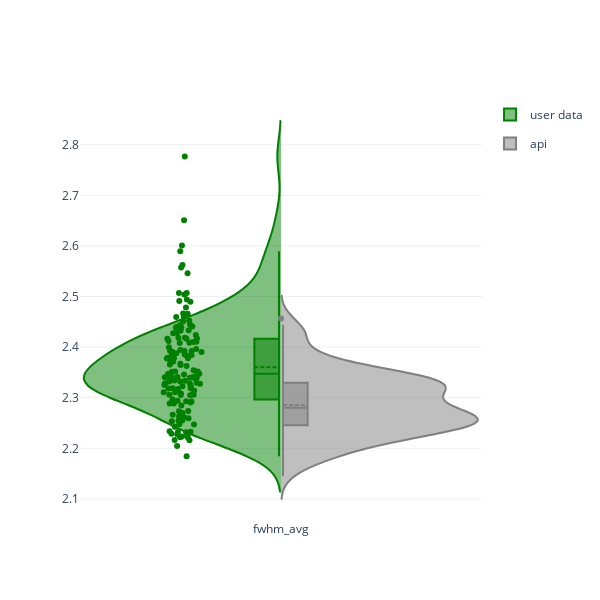
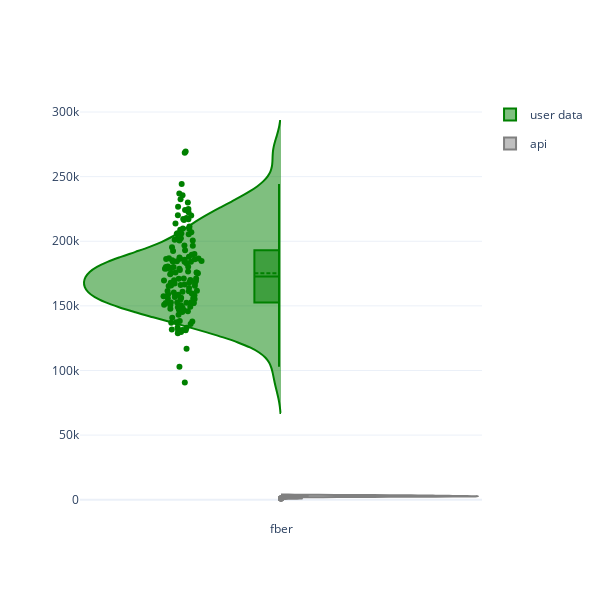
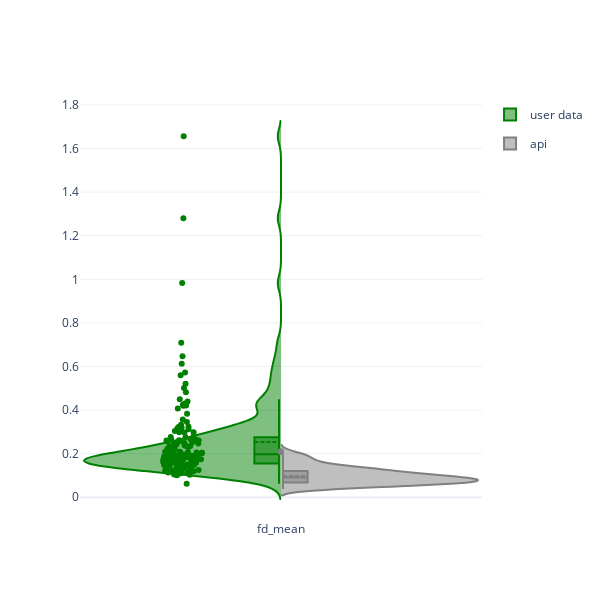
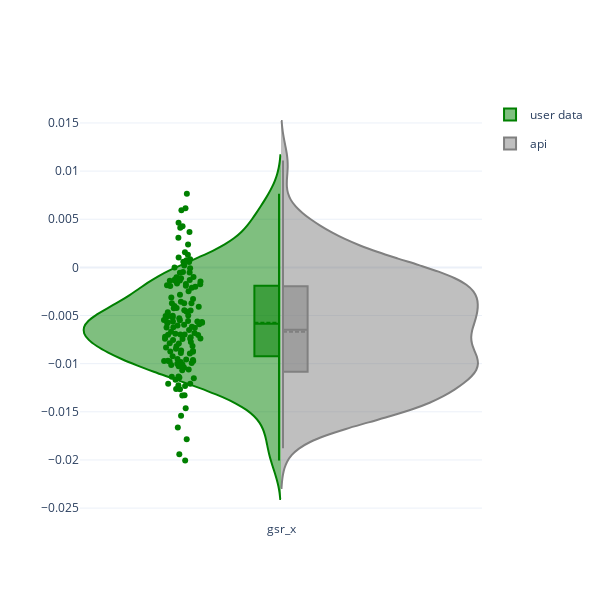

The notebook cell these images were saved under, in order:
### Code cell
# Visualization # 

# Create a violin plot of each MRIQC metric, comparing user level-data to API data 
# Also will print out a short description of the measure and what the appropriate range/values should be 
# Input the merged dataframe including the API and user data
# Optional arguments include a list of specific variables that the user wants displayed 
# If no optional arguments included, will plot all measures 

v = make_vio_plot(vis_ready_df,IQM_to_plot)

### Figure 1 — Plotly figure (JSON) as saved in the notebook; plotly's stock layout.template omitted (floating-point values rounded to 4 significant figures; data arrays with more than 128 entries replaced by an {"elided": "..."} marker saying what was removed)
{"data": [{"box": {"visible": true}, "jitter": 0.1, "legendgroup": "user data", "line": {"color": "green"}, "meanline": {"visible": true}, "name": "user data", "pointpos": -0.5, "points": "all", "scalegroup": "user data", "side": "negative", "type": "violin", "x": {"elided": "142 str values"}, "y": {"elided": "142 float values"}}, {"box": {"visible": true}, "legendgroup": "api", "line": {"color": "gray"}, "meanline": {"visible": true}, "name": "api", "scalegroup": "api", "side": "positive", "type": "violin", "x": {"elided": "203 str values"}, "y": {"elided": "203 float values"}}], "layout": {"autosize": false, "height": 600, "width": 600}}

### Figure 2 — Plotly figure (JSON) as saved in the notebook; plotly's stock layout.template omitted (floating-point values rounded to 4 significant figures; data arrays with more than 128 entries replaced by an {"elided": "..."} marker saying what was removed)
{"data": [{"box": {"visible": true}, "jitter": 0.1, "legendgroup": "user data", "line": {"color": "green"}, "meanline": {"visible": true}, "name": "user data", "pointpos": -0.5, "points": "all", "scalegroup": "user data", "side": "negative", "type": "violin", "x": {"elided": "142 str values"}, "y": {"elided": "142 float values"}}, {"box": {"visible": true}, "legendgroup": "api", "line": {"color": "gray"}, "meanline": {"visible": true}, "name": "api", "scalegroup": "api", "side": "positive", "type": "violin", "x": {"elided": "203 str values"}, "y": {"elided": "203 float values"}}], "layout": {"autosize": false, "height": 600, "width": 600}}

### Figure 3 — Plotly figure (JSON) as saved in the notebook; plotly's stock layout.template omitted (floating-point values rounded to 4 significant figures; data arrays with more than 128 entries replaced by an {"elided": "..."} marker saying what was removed)
{"data": [{"box": {"visible": true}, "jitter": 0.1, "legendgroup": "user data", "line": {"color": "green"}, "meanline": {"visible": true}, "name": "user data", "pointpos": -0.5, "points": "all", "scalegroup": "user data", "side": "negative", "type": "violin", "x": {"elided": "142 str values"}, "y": {"elided": "142 float values"}}, {"box": {"visible": true}, "legendgroup": "api", "line": {"color": "gray"}, "meanline": {"visible": true}, "name": "api", "scalegroup": "api", "side": "positive", "type": "violin", "x": {"elided": "203 str values"}, "y": {"elided": "203 float values"}}], "layout": {"autosize": false, "height": 600, "width": 600}}

### Figure 4 — Plotly figure (JSON) as saved in the notebook; plotly's stock layout.template omitted (floating-point values rounded to 4 significant figures; data arrays with more than 128 entries replaced by an {"elided": "..."} marker saying what was removed)
{"data": [{"box": {"visible": true}, "jitter": 0.1, "legendgroup": "user data", "line": {"color": "green"}, "meanline": {"visible": true}, "name": "user data", "pointpos": -0.5, "points": "all", "scalegroup": "user data", "side": "negative", "type": "violin", "x": {"elided": "142 str values"}, "y": {"elided": "142 float values"}}, {"box": {"visible": true}, "legendgroup": "api", "line": {"color": "gray"}, "meanline": {"visible": true}, "name": "api", "scalegroup": "api", "side": "positive", "type": "violin", "x": {"elided": "203 str values"}, "y": {"elided": "203 float values"}}], "layout": {"autosize": false, "height": 600, "width": 600}}
